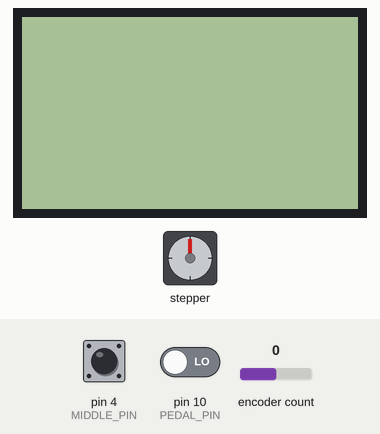
The program below on a simulated Arduino Nano, built with avr-gcc and run on an emulated ATmega328P. Parts: stepper motor, 84×48 one-colour display. Wiring (inferred from the names in the program): stepper motor driver (200 steps per turn assumed): step pin 12; direction pin 11. Inputs (shaded band) come from the test bench; at power-on: encoder count 0, pin 4 (MIDDLE_PIN) LOW, pin 10 (PEDAL_PIN) LOW.

Above: at 1.2 s.
1.3 s: encoder count set to 1
At 1.8 s:
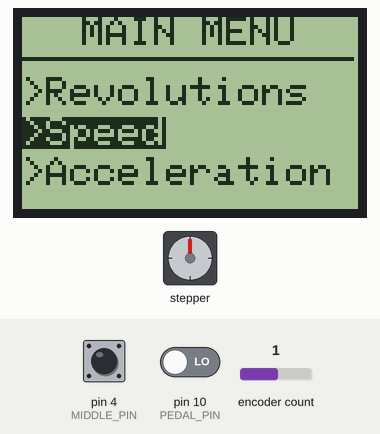
2.8 s: pin 4 (MIDDLE_PIN) driven HIGH
At 3.9 s:
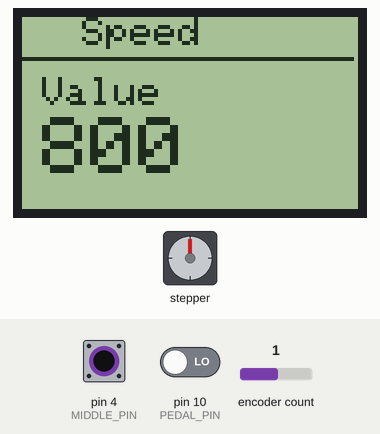
4.3 s: encoder count set to 2
At 5.0 s:
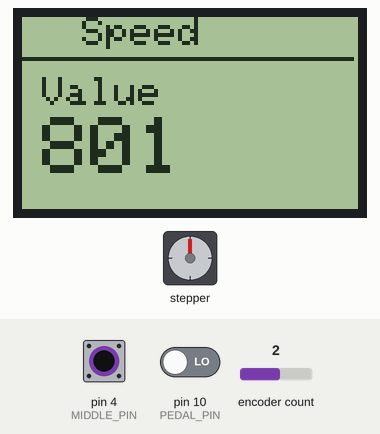
5.8 s: encoder count set to 3
At 6.2 s:
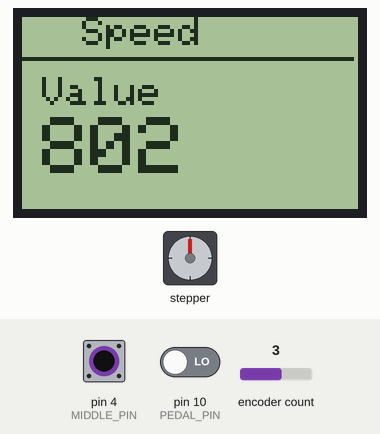
7.3 s: pin 4 (MIDDLE_PIN) pulsed LOW 5 times (0.12 s each, 0.3 s apart)
At 9.9 s:
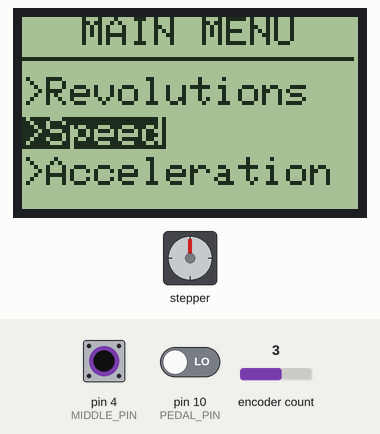
10.3 s: encoder count set to 4
At 11.0 s:
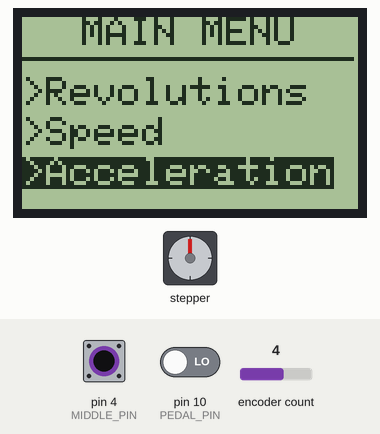
Timing chart, 0 to 12.8 s (numbered marks = the images above; inputs shaded):
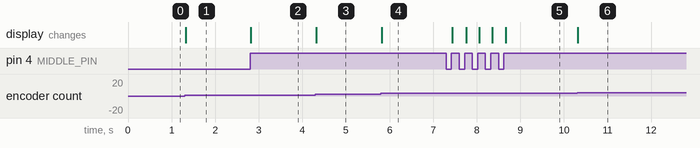

The program:

main.cpp
```cpp
/*****************************************************************************/
/*!
  @file main.cpp

  @mainpage The SkeinTwister Arduino project

  @section intro Introduction

  PlatformIO project for SkeinTwister

  @section author Author

  Written by Herr Lukas for the SkeinTwister Arduino project.

  @section license License

  MIT License, check license.txt for more information
  All text above, and the splash screen below must be included in any
  redistribution
*/
/*****************************************************************************/

/* Library includes */
#include <Arduino.h>
#include <SPI.h>
#include <Wire.h>
#include <Adafruit_GFX.h>
#include <Adafruit_PCD8544.h>
#include <Encoder.h>
#include <AccelStepper.h>

/* Rotary encoder definition */
#define ENCODER_A_PIN 2
#define ENCODER_B_PIN 3
#define MIDDLE_PIN 4
Encoder encoder(ENCODER_A_PIN, ENCODER_B_PIN);

int32_t currPos = 0;
int switchState = 0;

/* Pedal definition */
#define PEDAL_PIN 10
int pedalState = 0;

/* Stepper motor definition */
#define MOTOR_ENABLE_PIN 13
#define MOTOR_DIRECTION_PIN 11
#define MOTOR_STEP_PIN 12
AccelStepper stepper(1, MOTOR_STEP_PIN, MOTOR_DIRECTION_PIN);

int speed = 800;
int acceleration = 20000;
int revs = 0;
bool calibration = 0;

/* Display definition */
#define SCLK_PIN 5
#define DIN_PIN 6
#define DC_PIN 7
#define CS_PIN 9
#define RST_PIN 8
Adafruit_PCD8544 display = Adafruit_PCD8544(SCLK_PIN, DIN_PIN, DC_PIN, CS_PIN, RST_PIN);

int selectedMenuItem = 1;
int selectedFrame = 1;
int selectedPage = 1;
int lastMenuItem = 1;
int lastStepperState = 1;

boolean up = false;
boolean down = false;
boolean middle = false;

String menuItem1 = "Revolutions";
String menuItem2 = "Speed";
String menuItem3 = "Acceleration";
String menuItem4 = "Calibrate";

void readEncoder()
{
  int32_t newPos = encoder.read();
  if (newPos / 2 > currPos)
  {
    currPos = newPos / 2;
    down = true;
  }
  else if (newPos / 2 < currPos)
  {
    currPos = newPos / 2;
    up = true;
  }

  int s = digitalRead(MIDDLE_PIN);
  if (!switchState && s)
  {
    middle = true;
  }
  switchState = s;
}

void readPedal()
{
  int p = digitalRead(PEDAL_PIN);
  if (!pedalState && p)
  {
    stepper.setCurrentPosition(0);
    stepper.moveTo(200 * revs);
  }
  pedalState = p;
}

void processInput()
{
  if (up && selectedPage == 1)
  {

    up = false;
    if (selectedMenuItem == 2 && selectedFrame == 2)
    {
      selectedFrame--;
    }
    lastMenuItem = selectedMenuItem;
    selectedMenuItem--;
    if (selectedMenuItem == 0)
    {
      selectedMenuItem = 1;
    }
  }

  if (up && selectedPage == 2)
  {
    up = false;
    if (selectedMenuItem == 1)
    {
      revs--;
    }
    else if (selectedMenuItem == 2)
    {
      speed--;
      stepper.setMaxSpeed(speed);
    }
    else if (selectedMenuItem == 3)
    {
      acceleration--;
      stepper.setAcceleration(acceleration);
    }
    else if (selectedMenuItem == 4)
    {
      calibration = !calibration;
      if (calibration)
      {
        stepper.disableOutputs();
      }
      else
      {
        stepper.enableOutputs();
      }
    }
  }

  if (down && selectedPage == 1)
  {

    down = false;
    if (selectedMenuItem == 3 && lastMenuItem == 2)
    {
      selectedFrame++;
    }
    lastMenuItem = selectedMenuItem;
    selectedMenuItem++;
    if (selectedMenuItem == 5)
    {
      selectedMenuItem--;
    }
  }

  if (down && selectedPage == 2)
  {
    down = false;
    if (selectedMenuItem == 1)
    {
      revs++;
    }
    else if (selectedMenuItem == 2)
    {
      speed++;
      stepper.setMaxSpeed(speed);
    }
    else if (selectedMenuItem == 3)
    {
      acceleration++;
      stepper.setAcceleration(acceleration);
    }
    else if (selectedMenuItem == 4)
    {
      calibration = !calibration;
      if (calibration)
      {
        stepper.disableOutputs();
      }
      else
      {
        stepper.enableOutputs();
      }
    }
  }

  if (middle)
  {
    middle = false;
    if (selectedPage == 1)
    {
      selectedPage = 2;
    }
    else
    {
      selectedPage = 1;
    }
  }
}

void drawMenuItem(String item, int position, boolean selected)
{
  if (selected)
  {
    display.setTextColor(WHITE, BLACK);
  }
  else
  {
    display.setTextColor(BLACK, WHITE);
  }
  display.setCursor(0, position);
  display.print(">" + item);
}

void drawIntMenuItem(String menuItem, int value)
{
  display.setTextSize(1);
  display.clearDisplay();
  display.setTextColor(BLACK, WHITE);
  display.setCursor(15, 0);
  display.print(menuItem);
  display.drawFastHLine(0, 10, 83, BLACK);
  display.setCursor(5, 15);
  display.print("Value");
  display.setTextSize(2);
  display.setCursor(5, 25);
  display.print(value);
  display.setTextSize(2);
  display.display();
}

void drawBoolMenuItem(String menuItem, bool value,
                      String trueValue, String falseValue)
{
  display.setTextSize(1);
  display.clearDisplay();
  display.setTextColor(BLACK, WHITE);
  display.setCursor(15, 0);
  display.print(menuItem);
  display.drawFastHLine(0, 10, 83, BLACK);
  display.setCursor(5, 15);
  display.print("Value");
  display.setTextSize(2);
  display.setCursor(5, 25);
  if (value)
  {
    display.print(trueValue);
  }
  else
  {
    display.print(falseValue);
  }
  display.setTextSize(2);
  display.display();
}

void drawMenu()
{
  if (selectedPage == 1)
  {
    display.setTextSize(1);
    display.clearDisplay();
    display.setTextColor(BLACK, WHITE);
    display.setCursor(15, 0);
    display.print("MAIN MENU");
    display.drawFastHLine(0, 10, 83, BLACK);

    if (selectedMenuItem == 1 && selectedFrame == 1)
    {
      drawMenuItem(menuItem1, 15, true);
      drawMenuItem(menuItem2, 25, false);
      drawMenuItem(menuItem3, 35, false);
    }
    else if (selectedMenuItem == 2 && selectedFrame == 1)
    {
      drawMenuItem(menuItem1, 15, false);
      drawMenuItem(menuItem2, 25, true);
      drawMenuItem(menuItem3, 35, false);
    }
    else if (selectedMenuItem == 3 && selectedFrame == 1)
    {
      drawMenuItem(menuItem1, 15, false);
      drawMenuItem(menuItem2, 25, false);
      drawMenuItem(menuItem3, 35, true);
    }
    else if (selectedMenuItem == 4 && selectedFrame == 2)
    {
      drawMenuItem(menuItem2, 15, false);
      drawMenuItem(menuItem3, 25, false);
      drawMenuItem(menuItem4, 35, true);
    }

    else if (selectedMenuItem == 3 && selectedFrame == 2)
    {
      drawMenuItem(menuItem2, 15, false);
      drawMenuItem(menuItem3, 25, true);
      drawMenuItem(menuItem4, 35, false);
    }
    else if (selectedMenuItem == 2 && selectedFrame == 2)
    {
      drawMenuItem(menuItem2, 15, true);
      drawMenuItem(menuItem3, 25, false);
      drawMenuItem(menuItem4, 35, false);
    }
    else if (selectedMenuItem == 2 && selectedFrame == 2)
    {
      drawMenuItem(menuItem2, 15, true);
      drawMenuItem(menuItem3, 25, false);
      drawMenuItem(menuItem4, 35, false);
    }

    display.display();
  }
  else if (selectedPage == 2)
  {
    if (selectedMenuItem == 1)
    {
      drawIntMenuItem(menuItem1, revs);
    }
    if (selectedMenuItem == 2)
    {
      drawIntMenuItem(menuItem2, speed);
    }
    if (selectedMenuItem == 3)
    {
      drawIntMenuItem(menuItem3, acceleration);
    }
    if (selectedMenuItem == 4)
    {
      drawBoolMenuItem(menuItem4, calibration, "ON", "OFF");
    }
  }
}

void setup()
{
  Serial.begin(115200);

  pinMode(MIDDLE_PIN, INPUT);
  pinMode(PEDAL_PIN, INPUT);

  pinMode(MOTOR_DIRECTION_PIN, OUTPUT);
  pinMode(MOTOR_ENABLE_PIN, OUTPUT);
  pinMode(MOTOR_STEP_PIN, OUTPUT);

  stepper.setEnablePin(MOTOR_ENABLE_PIN);
  stepper.setMaxSpeed(speed);
  stepper.setAcceleration(acceleration);
  stepper.enableOutputs();

  display.begin();
  display.clearDisplay();
  display.setContrast(50);
}

void loop()
{
  if (stepper.isRunning() == false)
  {
    readEncoder();
    readPedal();
  }

  if (down || up || middle)
  {
    processInput();
    drawMenu();
  }

  stepper.run();
}
```

Measured:
- after the input at 1.3 s, the display: changes at once (image 1)
- after the input at 2.8 s, the display: changes at once (image 2)
- after the input at 4.3 s, the display: changes at once (image 3)
- after the input at 5.8 s, the display: changes at once (image 4)
- after the input at 7.3 s, the display: changes after 0.14 s (image 5)
- after the input at 10.3 s, the display: changes at once (image 6)
